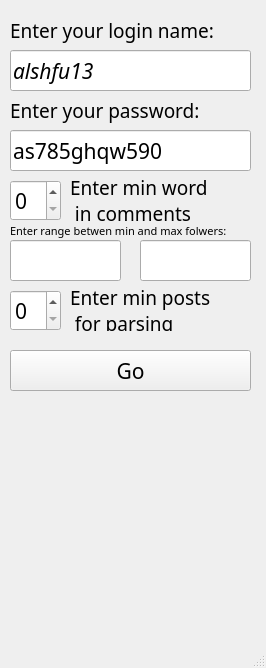
<?xml version="1.0" encoding="UTF-8"?>
<ui version="4.0">
 <class>MainWindow</class>
 <widget class="QMainWindow" name="MainWindow">
  <property name="geometry">
   <rect>
    <x>0</x>
    <y>0</y>
    <width>266</width>
    <height>668</height>
   </rect>
  </property>
  <property name="maximumSize">
   <size>
    <width>270</width>
    <height>691</height>
   </size>
  </property>
  <property name="windowTitle">
   <string>MainWindow</string>
  </property>
  <widget class="QWidget" name="centralwidget">
   <property name="minimumSize">
    <size>
     <width>266</width>
     <height>627</height>
    </size>
   </property>
   <property name="maximumSize">
    <size>
     <width>266</width>
     <height>627</height>
    </size>
   </property>
   <property name="font">
    <font>
     <family>OCR-B 10 BT</family>
     <pointsize>16</pointsize>
    </font>
   </property>
   <property name="locale">
    <locale language="Saho" country="Eritrea"/>
   </property>
   <widget class="QLabel" name="login_label">
    <property name="geometry">
     <rect>
      <x>10</x>
      <y>10</y>
      <width>511</width>
      <height>41</height>
     </rect>
    </property>
    <property name="font">
     <font>
      <family>OCR-A BT</family>
      <pointsize>14</pointsize>
     </font>
    </property>
    <property name="text">
     <string>Enter your login name:</string>
    </property>
   </widget>
   <widget class="QLabel" name="password_label">
    <property name="geometry">
     <rect>
      <x>10</x>
      <y>90</y>
      <width>511</width>
      <height>41</height>
     </rect>
    </property>
    <property name="font">
     <font>
      <family>OCR-A BT</family>
      <pointsize>14</pointsize>
     </font>
    </property>
    <property name="text">
     <string>Enter your password:</string>
    </property>
   </widget>
   <widget class="QLineEdit" name="login_name">
    <property name="geometry">
     <rect>
      <x>10</x>
      <y>50</y>
      <width>241</width>
      <height>41</height>
     </rect>
    </property>
    <property name="font">
     <font>
      <family>OCR-A BT</family>
      <pointsize>16</pointsize>
      <italic>true</italic>
     </font>
    </property>
    <property name="text">
     <string>alshfu13</string>
    </property>
   </widget>
   <widget class="QLineEdit" name="password_value">
    <property name="geometry">
     <rect>
      <x>10</x>
      <y>130</y>
      <width>241</width>
      <height>41</height>
     </rect>
    </property>
    <property name="font">
     <font>
      <family>OCR-B 10 BT</family>
      <pointsize>16</pointsize>
     </font>
    </property>
    <property name="text">
     <string>as785ghqw590</string>
    </property>
   </widget>
   <widget class="QLabel" name="login_name_4">
    <property name="geometry">
     <rect>
      <x>10</x>
      <y>210</y>
      <width>511</width>
      <height>41</height>
     </rect>
    </property>
    <property name="font">
     <font>
      <family>OCR-A BT</family>
      <pointsize>8</pointsize>
     </font>
    </property>
    <property name="text">
     <string>Enter range betwen min and max folwers:</string>
    </property>
   </widget>
   <widget class="QLineEdit" name="min_folowers">
    <property name="geometry">
     <rect>
      <x>10</x>
      <y>240</y>
      <width>111</width>
      <height>41</height>
     </rect>
    </property>
    <property name="font">
     <font>
      <family>OCR-B 10 BT</family>
      <pointsize>16</pointsize>
     </font>
    </property>
   </widget>
   <widget class="QLineEdit" name="max_folowers">
    <property name="geometry">
     <rect>
      <x>140</x>
      <y>240</y>
      <width>111</width>
      <height>41</height>
     </rect>
    </property>
    <property name="font">
     <font>
      <family>OCR-B 10 BT</family>
      <pointsize>16</pointsize>
     </font>
    </property>
   </widget>
   <widget class="QPushButton" name="run">
    <property name="geometry">
     <rect>
      <x>10</x>
      <y>350</y>
      <width>241</width>
      <height>41</height>
     </rect>
    </property>
    <property name="font">
     <font>
      <family>OCR-B 10 BT</family>
      <pointsize>16</pointsize>
     </font>
    </property>
    <property name="text">
     <string>Go</string>
    </property>
   </widget>
   <widget class="QSpinBox" name="min_word_value">
    <property name="geometry">
     <rect>
      <x>10</x>
      <y>180</y>
      <width>51</width>
      <height>41</height>
     </rect>
    </property>
    <property name="font">
     <font>
      <family>OCR-B 10 BT</family>
      <pointsize>16</pointsize>
     </font>
    </property>
   </widget>
   <widget class="QLabel" name="login_name_3">
    <property name="geometry">
     <rect>
      <x>70</x>
      <y>180</y>
      <width>531</width>
      <height>41</height>
     </rect>
    </property>
    <property name="font">
     <font>
      <family>OCR-A BT</family>
      <pointsize>14</pointsize>
     </font>
    </property>
    <property name="text">
     <string>Enter min word 
 in comments</string>
    </property>
   </widget>
   <widget class="QLabel" name="info">
    <property name="geometry">
     <rect>
      <x>20</x>
      <y>440</y>
      <width>221</width>
      <height>191</height>
     </rect>
    </property>
    <property name="font">
     <font>
      <pointsize>14</pointsize>
     </font>
    </property>
    <property name="contextMenuPolicy">
     <enum>Qt::CustomContextMenu</enum>
    </property>
    <property name="text">
     <string/>
    </property>
   </widget>
   <widget class="QSpinBox" name="min_word_value_2">
    <property name="geometry">
     <rect>
      <x>10</x>
      <y>290</y>
      <width>51</width>
      <height>41</height>
     </rect>
    </property>
    <property name="font">
     <font>
      <family>OCR-B 10 BT</family>
      <pointsize>16</pointsize>
     </font>
    </property>
   </widget>
   <widget class="QLabel" name="login_name_5">
    <property name="geometry">
     <rect>
      <x>70</x>
      <y>290</y>
      <width>531</width>
      <height>41</height>
     </rect>
    </property>
    <property name="font">
     <font>
      <family>OCR-A BT</family>
      <pointsize>14</pointsize>
     </font>
    </property>
    <property name="text">
     <string>Enter min posts 
 for parsing</string>
    </property>
   </widget>
  </widget>
  <widget class="QMenuBar" name="menubar">
   <property name="geometry">
    <rect>
     <x>0</x>
     <y>0</y>
     <width>266</width>
     <height>21</height>
    </rect>
   </property>
  </widget>
  <widget class="QStatusBar" name="statusbar"/>
 </widget>
 <resources/>
 <connections/>
</ui>
